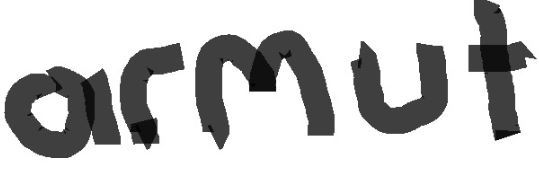
%> input picture ArmutThick/Armut1_e.JPEG, 539 x 169 px; its folder holds 4 pictures in this run
$ octave handwriting_recognition.m   (GNU Octave 9; MATLAB toolbox functions it lacks are replaced by stand-ins)
%> lines starting %> are read from the running program, lines starting %| are printed output that depends on the picture; in (x1, y1, x2, y2) boxes, pixels count from 0 and x2, y2 are one past the last pixel; in counts of white or black regions, pixels touching at a corner belong together; the program's own positions count from 1
clear all;
clc;

%burada klasörün içindeki jpeg uzantılı dosyaları alıyoruz
dosyayeri='C:\Users\hmk44\OneDrive\Documents\MATLAB\git_project\ArmutThick\';
dosyaturu='.jpeg';

%burada klasörün içindeki jpeg uzantılı dosyaları alıyoruz
icerik = dir([dosyayeri,'*',dosyaturu]);

resimSayisi = size(icerik,1);
A=zeros(10000,1);

for k=1:resimSayisi
    string = [dosyayeri,icerik(k,1).name];
    resim=imread(string);
%> resim is the input picture: size 169x539 uint8; min 0, max 255, mean 194.6
    resim=imbinarize(resim);
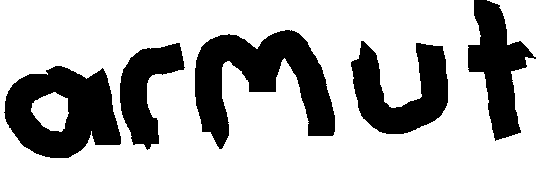
%> resim: size 169x539 logical; 69.4% white; 5 black regions, box (x1, y1, x2, y2) and area: (195, 30, 335, 149) 7964, (4, 66, 121, 158) 6929, (351, 41, 448, 134) 5004, (468, 0, 536, 141) 4559, (120, 43, 185, 150) 3394
    resim=imresize(resim,[100 100]);
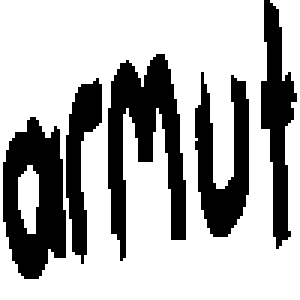
%> resim: size 100x100 logical (shown 3 times larger); 69.5% white; 5 black regions, box (x1, y1, x2, y2) and area: (36, 18, 62, 87) 869, (1, 39, 22, 93) 756, (65, 24, 83, 79) 556, (87, 0, 99, 83) 500, (22, 26, 34, 88) 367
    resim=double(resim);
    resim=reshape(resim,[],1);
    A(:,k)=resim;
end
%> pass 2 of the loop `for k=1:resimSayisi`:
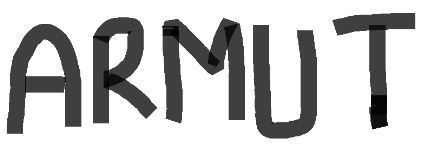
%> input picture ArmutThick/Armut1_t.JPEG, 434 x 156 px
%> resim is the input picture: size 156x434 uint8; min 0, max 255, mean 198.7
%> `resim=imbinarize(resim);`:
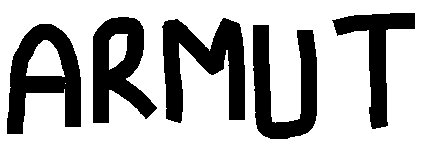
%> resim: size 156x434 logical; 71.4% white; 5 black regions, box (x1, y1, x2, y2) and area: (162, 18, 245, 123) 4601, (7, 24, 81, 134) 4208, (253, 25, 317, 139) 3852, (93, 17, 157, 123) 3780, (332, 13, 415, 129) 2921
%> `resim=imresize(resim,[100 100]);`:
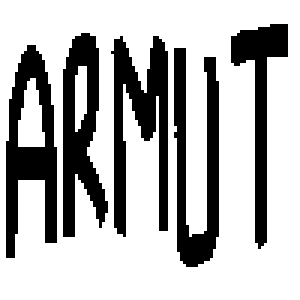
%> resim: size 100x100 logical (shown 3 times larger); 71.4% white; 5 black regions, box (x1, y1, x2, y2) and area: (37, 12, 56, 79) 641, (2, 15, 19, 86) 628, (21, 11, 36, 79) 577, (58, 16, 73, 89) 571, (77, 8, 96, 83) 448
%> pass 3 of the loop `for k=1:resimSayisi`:
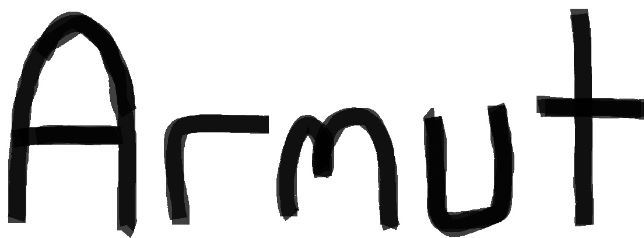
%> input picture ArmutThick/Armut1_u.JPEG, 644 x 238 px
%> resim is the input picture: size 238x644 uint8; min 0, max 255, mean 206
%> `resim=imbinarize(resim);`:
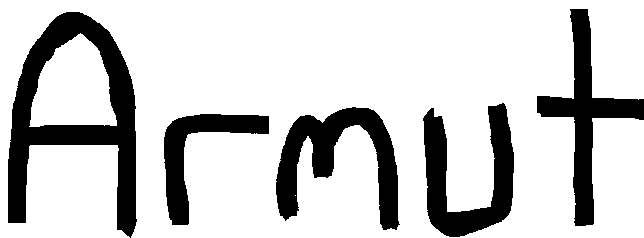
%> resim: size 238x644 logical; 79.4% white; 5 black regions, box (x1, y1, x2, y2) and area: (8, 12, 137, 238) 10628, (276, 107, 400, 230) 6115, (537, 9, 644, 226) 5666, (423, 103, 514, 237) 5600, (164, 114, 269, 225) 3571
%> `resim=imresize(resim,[100 100]);`:
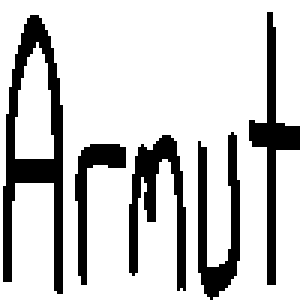
%> resim: size 100x100 logical (shown 3 times larger); 79.2% white; 5 black regions, box (x1, y1, x2, y2) and area: (1, 5, 21, 98) 701, (43, 45, 62, 97) 402, (83, 4, 100, 95) 383, (66, 44, 80, 100) 359, (25, 48, 42, 95) 236
%> the loop made 4 passes; the first 3 are shown
%burada hedef matrisimizi belirtiyoruz ve aynı zamanda hedef matrsimizden ve
%giris matrisimizden boyut bilgilerini cekiyoruz bu bilgileri yapay sinir
%ağları üretirken kullanacağız
target = eye(resimSayisi);
%> target = [1 0 0 0; 0 1 0 0; 0 0 1 0; 0 0 0 1]
giris=A;
[R,Q]=size(giris);
%> R = 10000; Q = 4
[S2,Q]=size(target);
%> S2 = 4
S1=10;

%burada yapay sinir ağlarımızı logaritmik sigmoid şekilde egitiyoruz
%yukarıda aldığımız S1 ve S2 değerlerini burada yerine yazarsak yaklaşık
%300000 tane inputumuz ve 9 tane outputumuz olacak
%> (the run ends here)
